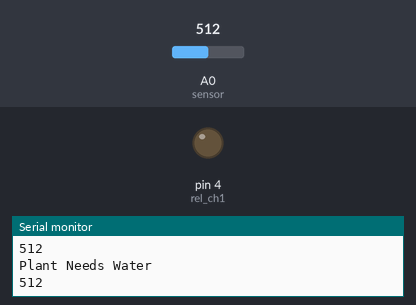
The sketch below on a simulated Arduino Uno, built with avr-gcc and run on an emulated ATmega328P. Parts: output pins drawn as LEDs (lit = HIGH), the last lines printed to the serial monitor. The inputs (shaded band) are chosen by the test bench; at power-on: A0 (sensor) = 512.

Above: at 7.8 s.
7.9 s: A0 (sensor) set to 419
17.2 s: A0 (sensor) set to 389
At 24.3 s:
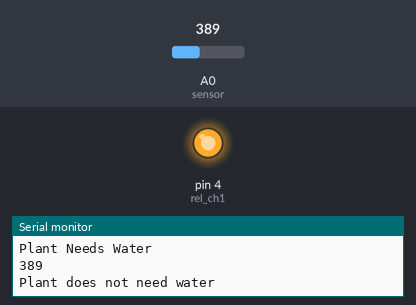
30.7 s: A0 (sensor) set to 410
At 37.4 s:
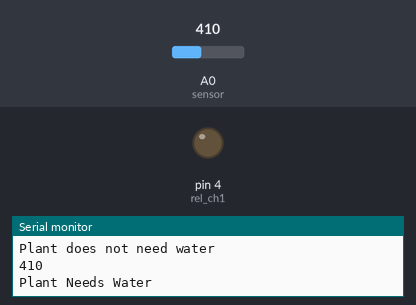
38.5 s: A0 (sensor) set to 390
At 45.1 s:
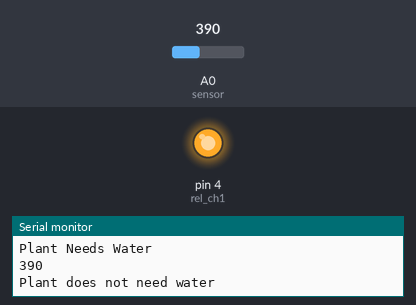
Timing chart, 0 to 46.6 s (numbered marks = the images above; inputs shaded):
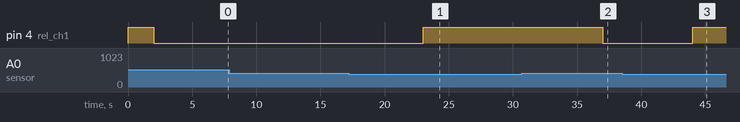

The sketch:

EXP2.ino
```cpp
int dry;          //declare an integer type variable to store sensor value
int rel_ch1 = 4; //declare a variable to store relay In1 pin value
int threshold = 400; // threshold will store the value after which relay will turn on
void setup()
{
  Serial.begin(9600);          // start serial comm. at 9600 baud rate
  pinMode(rel_ch1, OUTPUT);    //config rel_ch1 pin as OUTPUT
  digitalWrite(rel_ch1, HIGH); //  DE-ACTIVATES RELAY AT HIGH PULSE
}

void loop()
{
  dry = analogRead(A0);  //store sensor value in dry variable
  Serial.println(dry);
  delay(2000);
  if (dry > threshold)  //check if plant is dry; value ranges between 0 to 1023 ; 0 means conductivity is 100% 1023 means conductivity is 0
  {
    Serial.println("Plant Needs Water");  // print the message on serial monitor.

    digitalWrite(rel_ch1, LOW);   //ACTIVATES AT LOW PULSE
  }
  else  //if plant is not dry condition
  {
    Serial.println("Plant does not need water");
    digitalWrite(rel_ch1, HIGH);   //DE-ACTIVATE RELAY AT HIGH PULSE
  }
  delay(5000);
}
```

Measured:
- the behaviour switches between 401 and 400 on A0 (sensor) (found by bisection; images 0 and 1)
- after the input at 17.2 s, pin 4 (rel_ch1): LOW → HIGH after 5.8 s
- after the input at 30.7 s, pin 4 (rel_ch1): HIGH → LOW after 6.3 s
- after the input at 38.5 s, pin 4 (rel_ch1): LOW → HIGH after 5.5 s
